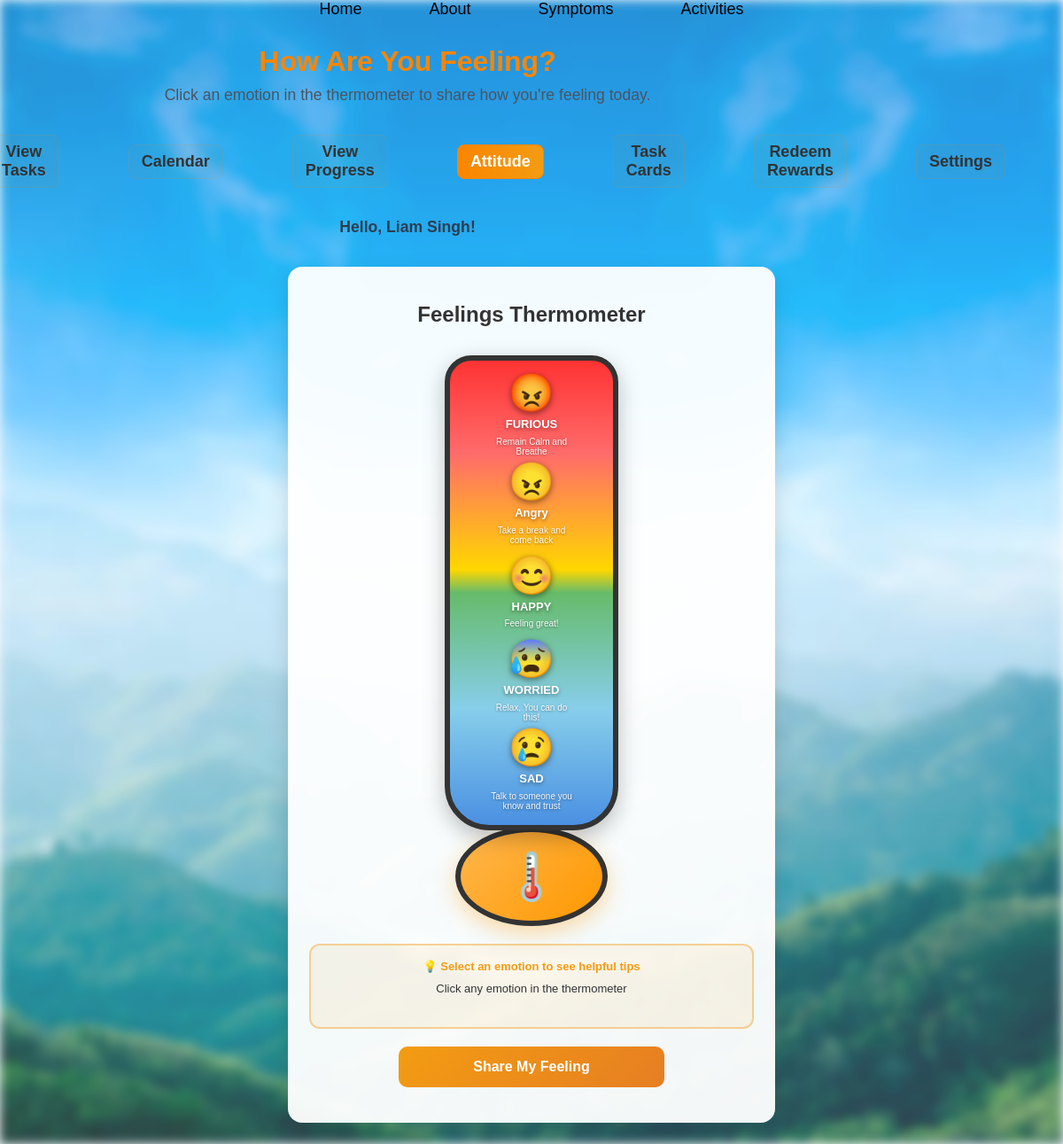
Before: /attitude (signed in) with the older database file.
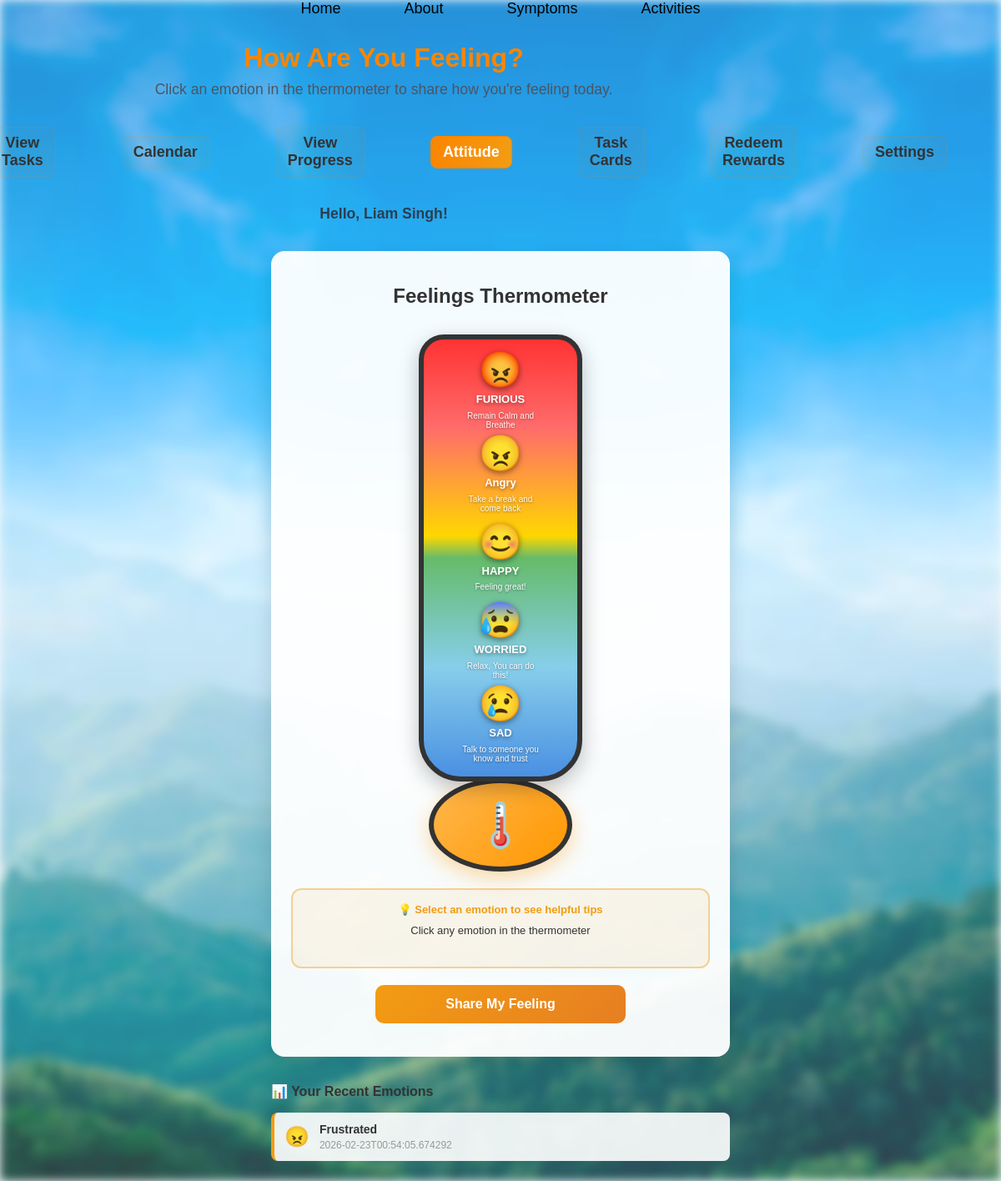
After: the same page with the newer database file.
### tables this page shows
CREATE TABLE users (
            id INTEGER PRIMARY KEY AUTOINCREMENT,
            username TEXT UNIQUE,
            password TEXT
        , points INTEGER DEFAULT 0, role TEXT DEFAULT 'child', parent_username TEXT, email TEXT, reminders_enabled INTEGER DEFAULT 0, reminder_frequency TEXT DEFAULT 'weekly', email_verified INTEGER DEFAULT 0);

CREATE TABLE emotion_logs (
            id INTEGER PRIMARY KEY AUTOINCREMENT,
            child_username TEXT NOT NULL,
            emotion TEXT NOT NULL,
            created_at TEXT NOT NULL
        );

### app.py (the view, shortened to what this page needs)
@app.route('/attitude', methods=['GET', 'POST'])
def attitude():
    username = session.get('user')
    if not username:
        return redirect(url_for('home'))
    conn = get_db_conn()
    c = conn.cursor()
    c.execute("SELECT role FROM users WHERE username = ?", (username,))
    row = c.fetchone()
    if not row:
        conn.close()
        return redirect(url_for('home'))
    is_parent = row['role'] == 'parent'
    if is_parent:
        conn.close()
        return redirect(url_for('parent_attitude'))
    today = datetime.datetime.now().date().isoformat()
    c.execute("""
        SELECT emotion, created_at FROM emotion_logs
        WHERE child_username = ? AND DATE(created_at) = ?
        ORDER BY created_at DESC LIMIT 1
    """, (username, today))
    today_emotion = c.fetchone()
    c.execute("""
        SELECT emotion, created_at
        FROM emotion_logs
        WHERE child_username = ?
        ORDER BY created_at DESC
        LIMIT 30
    """, (username,))
    emotion_history = c.fetchall()
    conn.close()
    return render_template('child_attitude.html',
                           username=username,
                           today_emotion=today_emotion,
                           emotion_history=emotion_history,
                           is_parent=False)

### app.py (called while the page is built)
def get_db_conn():
    conn = sqlite3.connect(DB_PATH)
    conn.row_factory = sqlite3.Row
    return conn

### templates/child_attitude.html (shortened to what the changed rows need)
<!DOCTYPE html>
<html lang="en">
<head>
  <link rel="stylesheet" href="{{ url_for('static', filename='activitiesstyle.css') }}">
  <link rel="stylesheet" href="{{ url_for('static', filename='calendar.css') }}">
  <link rel="stylesheet" href="{{ url_for('static', filename='activities_adaptive.css') }}">
</head>
<body>
  <div class="page-content">
  <div class="front">
    <div class="front-header">
      <div class="front-header-left">
        <h1 class="page-title">How Are You Feeling?</h1>
        <p class="description">Click an emotion in the thermometer to share how you're feeling today.</p>
        <ul class="Tabs">
          <li><a href="{{ url_for('view_tasks') }}">View Tasks</a></li>
          <li><a href="{{ url_for('calendar') }}">Calendar</a></li>
          <li><a href="{{ url_for('progress') }}">View Progress</a></li>
          <li><a class="active" href="{{ url_for('attitude') }}">Attitude</a></li>
          <li><a href="{{ url_for('child_task_cards') }}">Task Cards</a></li>
          <li><a href="{{ url_for('redeem') }}">Redeem Rewards</a></li>
          <li><a href="{{ url_for('settings') }}">Settings</a></li>
        </ul>
        <h2 id="greeting">Hello, {{ username }}!</h2>
      </div>
    </div>
  </div>
  <div class="emotion-container">
    <div class="emotion-picker">
      <h2 class="picker-title">Feelings Thermometer</h2>
    </div>
    {% if emotion_history and emotion_history|length > 0 %}
    <div class="emotion-history">
      <h3>📊 Your Recent Emotions</h3>
      {% for entry in emotion_history %}
        <div class="history-item">
          <div class="history-emoji">
            {% if entry['emotion'] == 'furious' %}😡
            {% elif entry['emotion'] == 'mad' %}😠
            {% elif entry['emotion'] == 'worried' %}😰
            {% elif entry['emotion'] == 'happy' %}😊
            {% elif entry['emotion'] == 'sad' %}😢
            {% endif %}
          </div>
          <div class="history-details">
            <div class="history-emotion">
              {% if entry['emotion'] == 'furious' %}Furious
              {% elif entry['emotion'] == 'mad' %}Frustrated
              {% elif entry['emotion'] == 'worried' %}Worried
              {% elif entry['emotion'] == 'happy' %}Happy
              {% elif entry['emotion'] == 'sad' %}Sad
              {% endif %}
            </div>
            <div class="history-date">{{ entry['created_at'] }}</div>
          </div>
        </div>
      {% endfor %}
    </div>
    {% endif %}
  </div>
  </div>
</body>
</html>

Changed rows visible on the page:
no longer on this page (row edited): users: username "Liam Singh"
added emotion_logs: emotion "Frustrated", created_at "2026-02-23T00:54:05.674292"
Other visible differences:
{{ username }}: (not shown) → "Liam Singh"
text now shown: "📊 Your Recent Emotions"
